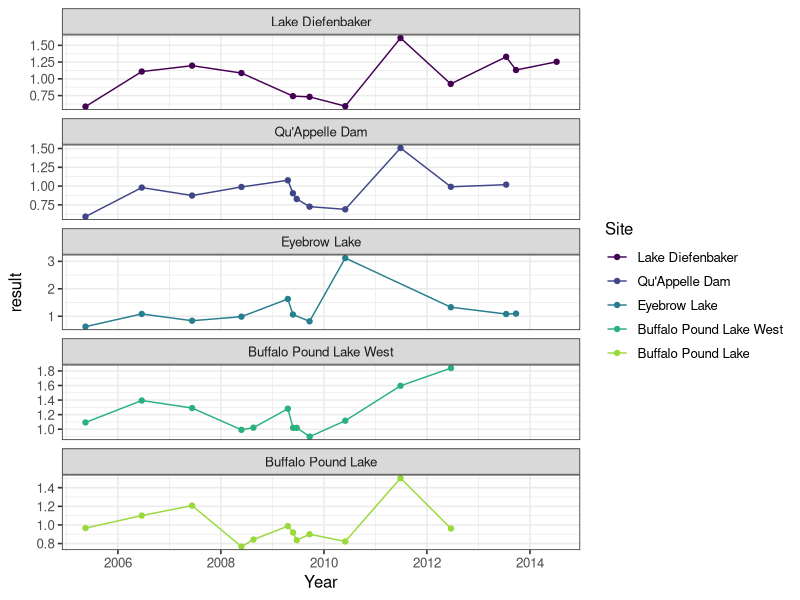
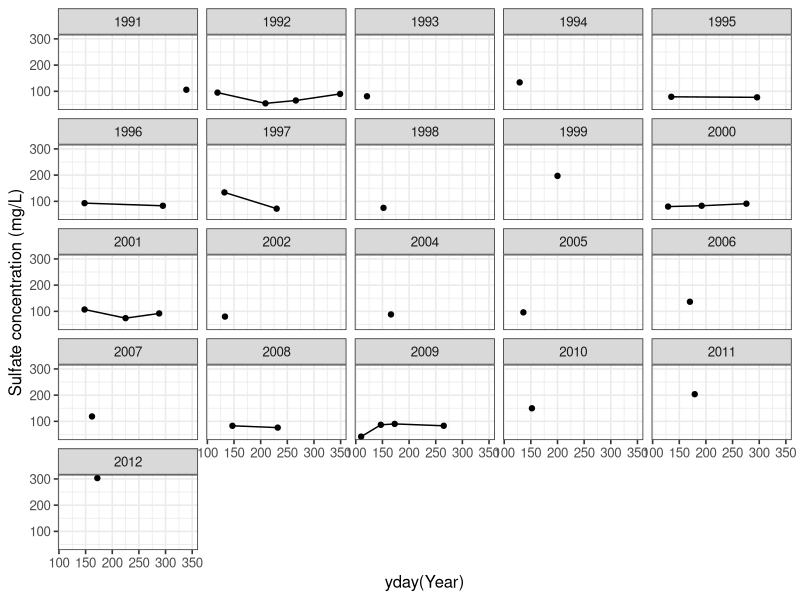
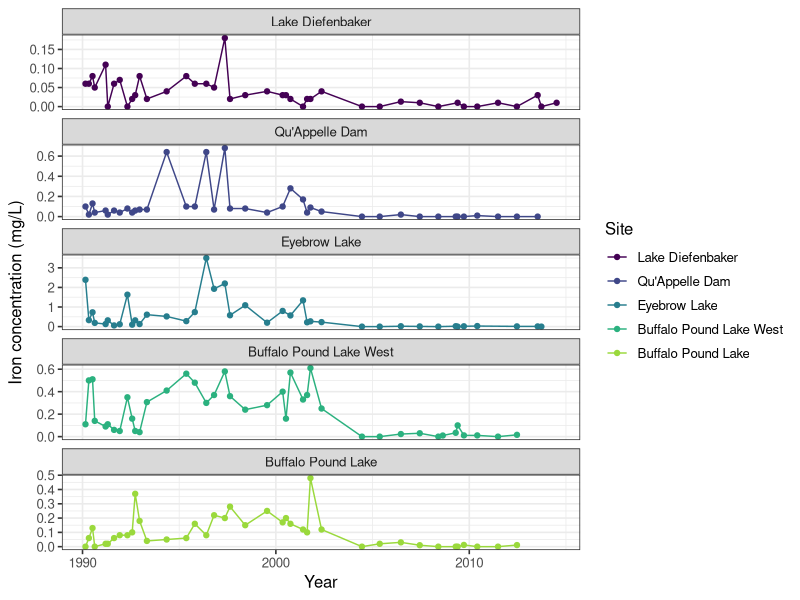
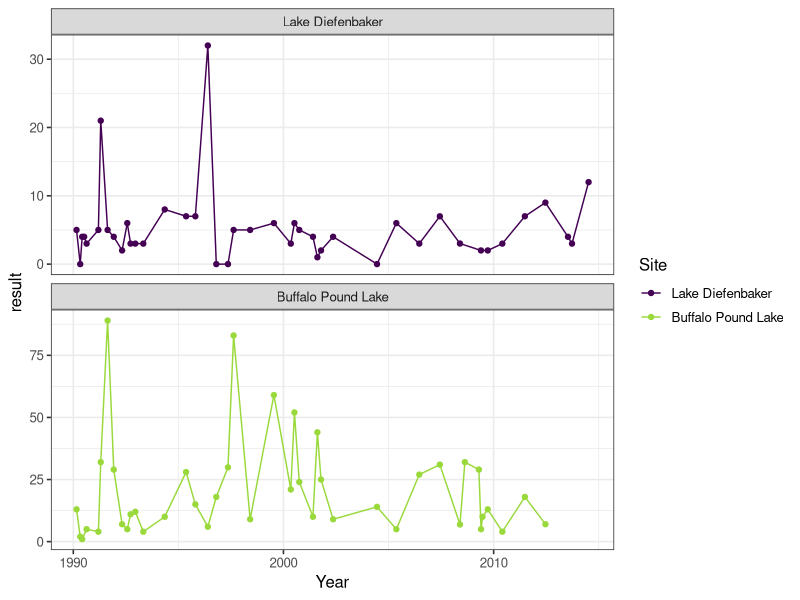
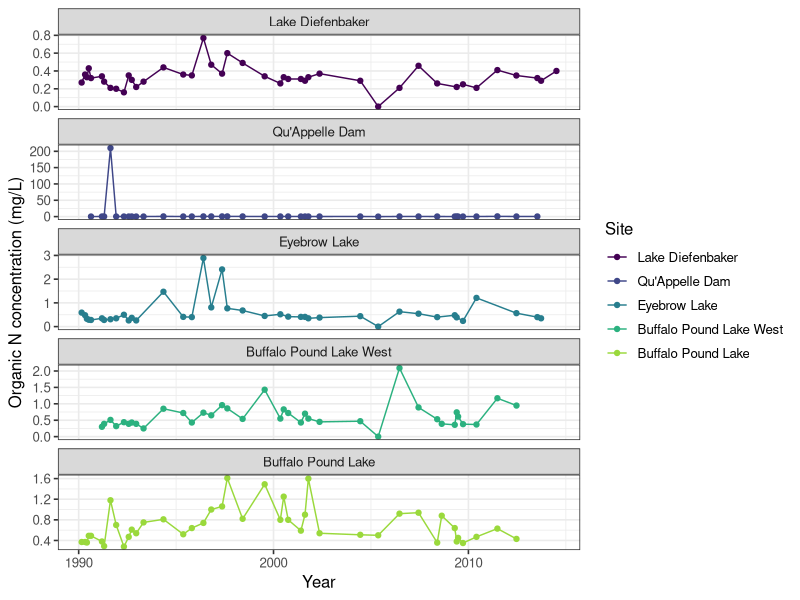
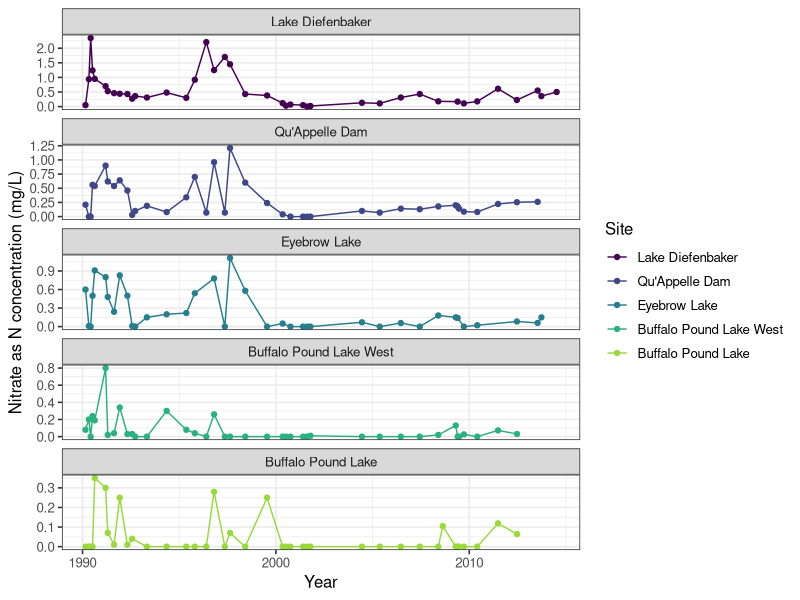

R code for these plots, in order: (Note: this script raises an error after producing the figures.)
library(dplyr)
library(tidyr)
library(readr)
library(ggplot2)
library(ggthemes)
library(lubridate)

### Colin Slack note Wed March 16 2022: 
### I worked through the mass balance…and got to the grand conclusion of
### inconclusive. See my additions at the bottom of script Anthony — I
### approached it somewhat differently than you, in that I tried to isolate Year
### over Year changes.. What this points me to is that we need to include Dief
### flux (which will be much higher than I expected, with concentrations
### hovering around 60 mg L–1), and even then, the uncertainty around sulfate
### concentrations in the catchment (and flows) might prove problematic. I can
### chip away again at this another day and see if I can shed more light on
### things.

theme_set(theme_bw(base_size = 12))
SO4_lab <- expression(paste("SO"[4]*" concentration (mg L"^-1*")")) 
options(scipen = 3)

bp_sulfate_raw <- read_csv("./R_mass-balance/data/sulphate.csv")
sf_daily_raw <- read_csv("./R_mass-balance/data/station-flow-daily.csv")
dief_eyebrow_bp_raw <- read_csv("./R_mass-balance/data/dief-eyebrow-bp.csv")

# Calculate annual values
sf_daily <- sf_daily_raw %>% 
  filter(Year %in% c(1990:2019)) %>% 
  select(Year, date_ymd, SK05JG004_combined_cms, SK05JG006_cms, SK05JG013_cms, RC_IC_cms) %>% 
  rename(BP = SK05JG004_combined_cms,
         Dief = SK05JG006_cms,
         Ridge = SK05JG013_cms,
         Ridge_Iskwao = RC_IC_cms)

# Annual station flows
sf_annual <- sf_daily %>% 
  group_by(Year) %>% 
  summarise_at(vars(BP:Ridge_Iskwao), mean, na.rm = TRUE)

# Annual BP sulfate concentrations
bp_sulfate_annual <- bp_sulfate_raw %>% 
  group_by(Year = year) %>% 
  summarise(bp_SO4_mg.L = mean(result, na.rm = TRUE))

# Annual Dief sulfate concentrations
dief_sulfate_annual <- dief_eyebrow_bp_raw %>% 
  mutate(Year = year(date_ymd)) %>% 
  filter(site == "Lake Diefenbaker", parameter == "Sulphate", Year >= 1990) %>% 
  pivot_wider(-site, names_from = parameter, values_from = result) %>% 
  group_by(Year) %>% 
  summarise(dief_SO4_mg.L = mean(Sulphate, na.rm = TRUE))

# Get summary stats for 
# "Sulphate", "Iron", "Total-P", "Ortho-P", "UV 254", "D.O.C.", 
# "Chlorophyll \"A\"", "Ammonia-N", "Organic-N", "Nitrate as N"
library(rstatix)
deb <- subset(dief_eyebrow_bp_raw, parameter %in% 
                c("Sulphate", "Iron", "Total-P", "Ortho-P", "UV 254", "D.O.C.",
                  "Chlorophyll \"A\"", "Ammonia-N", "Organic-N", "Nitrate as N") &
                !is.na(result) & date_ymd >= "1990-01-01")
site_ord <- c("Lake Diefenbaker", "Qu'Appelle Dam", "Eyebrow Lake", 
              "Buffalo Pound Lake West", "Buffalo Pound Lake")
deb <- deb %>% mutate(site = forcats::fct_relevel(site, site_ord)) %>% 
  rename(Site = site, Year = date_ymd)

debDOC <- subset(deb, parameter == "D.O.C.")
debDOC %>% group_by(Site) %>% get_summary_stats(result, type = 'five_number')
# Site                    variable       n   min   max    q1 median    q3
# <chr>                     <chr>    <dbl> <dbl> <dbl> <dbl>  <dbl> <dbl>
# 1 Buffalo Pound Lake      result      43  1.2  11.2   4.6    5.6   7.02
# 2 Buffalo Pound Lake West result      43  3.5  10.6   4.46   5.3   6.05
# 3 Eyebrow Lake            result      41  3    29.2   3.8    4.43  4.9 
# 4 Lake Diefenbaker        result      43  2.54  6.08  3.6    4.3   4.65
# 5 Qu'Appelle Dam          result      42  2.85  8.1   3.44   4.05  4.6 
p_DOC <- ggplot(debDOC, aes(Year, result, col = Site)) +
  geom_point() + geom_line() + facet_wrap(~ Site, scales = "free_y", ncol = 1) +
  scale_color_viridis_d(end = 0.85) + 
  ylim(c(0, NA)) +
  labs(y = "DOC concentration (mg/L)")

debUV254 <- subset(deb, parameter == "UV 254")
debUV254 %>% group_by(Site) %>% get_summary_stats(result, type = 'five_number')
# Site                    variable       n   min   max    q1 median    q3
# <chr>                    <chr>    <dbl> <dbl> <dbl> <dbl>  <dbl> <dbl>
# 1 Buffalo Pound Lake      result      12 0.767  1.50 0.841  0.94  1.02 
# 2 Buffalo Pound Lake West result      12 0.898  1.84 1.02   1.10  1.32 
# 3 Eyebrow Lake            result      11 0.624  3.12 0.912  1.08  1.21 
# 4 Lake Diefenbaker        result      12 0.586  1.61 0.739  1.10  1.21 
# 5 Qu'Appelle Dam          result      12 0.594  1.51 0.803  0.942 0.998
ggplot(debUV254, aes(Year, result, col = Site)) +
  geom_point() + geom_line() + facet_wrap(~ Site, scales = "free_y", ncol = 1) +
  scale_color_viridis_d(end = 0.85)

debSUVA <- deb %>% 
  filter(parameter %in% c("D.O.C.", "UV 254")) %>% 
  select(-c(unit)) %>% 
  pivot_wider(id_cols = c(Site, Year),
              names_from = parameter,
              values_from = result) %>% 
  filter(!is.na(`UV 254`)) %>% 
  mutate(SUVA = `UV 254` / `D.O.C.` * 10)
debSUVA %>% group_by(Site) %>% get_summary_stats(SUVA, type = 'five_number')
# Site                    variable       n   min   max    q1 median    q3
# <fct>                    <chr>    <dbl> <dbl> <dbl> <dbl>  <dbl> <dbl>
# 1 Lake Diefenbaker        SUVA        12  2.06  2.93  2.36   2.58  2.67
# 2 Eyebrow Lake            SUVA        11  1.92  2.91  2.17   2.28  2.47
# 3 Qu'Appelle Dam          SUVA        12  1.99  2.83  2.26   2.41  2.52
# 4 Buffalo Pound Lake West SUVA        12  1.91  2.33  2.04   2.10  2.25
# 5 Buffalo Pound Lake      SUVA        12  1.54  2.32  1.71   1.79  1.88
p_SUVA <- ggplot(debSUVA, aes(Year, SUVA, col = Site)) +
  geom_point() + geom_line() + facet_wrap(~ Site, ncol = 1) +
  scale_color_viridis_d(end = 0.85) + 
  labs(y = "SUVA (L/mg m)")

debSO4 <- subset(deb, parameter == "Sulphate")
debSO4 %>% group_by(Site) %>% get_summary_stats(result, type = 'five_number')
# Site                    variable       n   min    max    q1 median    q3
# <chr>                      <chr>   <dbl> <dbl>  <dbl> <dbl>  <dbl> <dbl>
# 1 Lake Diefenbaker        result      43  34     88.6  48.5   58    66.4
# 2 Eyebrow Lake            result      41  43   1305    56     69    90.6
# 3 Qu'Appelle Dam          result      34  46    147    56.5   64.4  70.6
# 4 Buffalo Pound Lake West result      35  41.7  303.   79.5   88.2 106. 
# 5 Buffalo Pound Lake      result      43  41    155.   83.8   95   110. 
p_SO4 <- ggplot(debSO4, aes(Year, result, col = Site)) +
  geom_point() + geom_line() + facet_wrap(~ Site, scales = "free_y", ncol = 1) +
  scale_color_viridis_d(end = 0.85) + 
  labs(y = "Sulfate concentration (mg/L)")

ggplot(debSO4 %>% filter(Site == "Buffalo Pound Lake West"), aes(yday(Year), result)) +
  geom_point() + geom_line() + facet_wrap(~ year(Year)) +
  labs(y = "Sulfate concentration (mg/L)")

debIron <- subset(deb, parameter == "Iron")
debIron %>% group_by(Site) %>% get_summary_stats(result, type = 'five_number')
# Site                    variable       n   min   max    q1 median    q3
# <chr>                      <chr>   <dbl> <dbl> <dbl> <dbl>  <dbl> <dbl>
# 1 Lake Diefenbaker        result      42     0  0.18 0.01   0.025 0.057
# 2 Eyebrow Lake            result      40     0  3.5  0.02   0.225 0.64 
# 3 Qu'Appelle Dam          result      40     0  0.68 0.007  0.055 0.092
# 4 Buffalo Pound Lake West result      41     0  0.61 0.034  0.16  0.37 
# 5 Buffalo Pound Lake      result      40     0  0.48 0.012  0.07  0.16 
ggplot(debIron, aes(Year, result, col = Site)) +
  geom_point() + geom_line() + facet_wrap(~ Site, scales = "free_y", ncol = 1) +
  scale_color_viridis_d(end = 0.85) + 
  labs(y = "Iron concentration (mg/L)")

debTP <- subset(deb, parameter == "Total-P")
debTP %>% group_by(Site) %>% get_summary_stats(result, type = 'five_number')
# Site                    variable       n   min   max    q1 median    q3
# <chr>                    <chr>    <dbl> <dbl> <dbl> <dbl>  <dbl> <dbl>
# 1 Lake Diefenbaker        result      43   0     59   10     14.0  25.1
# 2 Eyebrow Lake            result      40   1.5  380   35     57    98.5
# 3 Qu'Appelle Dam          result      41   0    152   13     19    25  
# 4 Buffalo Pound Lake West result      43  15    172.  46.5   69    90  
# 5 Buffalo Pound Lake      result      43   4    208   39     62    79.9
p_TP <- ggplot(debTP, aes(Year, result, col = Site)) +
  geom_point() + geom_line() + facet_wrap(~ Site, scales = "free_y", ncol = 1) +
  scale_color_viridis_d(end = 0.85) + 
  labs(y = "TP concentration (µg/L)")

debSRP <- subset(deb, parameter == "Ortho-P")
debSRP %>% group_by(Site) %>% get_summary_stats(result, type = 'five_number')
# Site                    variable       n   min   max    q1 median    q3
# <chr>                     <chr>    <dbl> <dbl> <dbl> <dbl>  <dbl> <dbl>
# 1 Lake Diefenbaker        result      43     0    28     0    1     3  
# 2 Eyebrow Lake            result      39     0    38     0    3     8  
# 3 Qu'Appelle Dam          result      41     0    63     0    0     3  
# 4 Buffalo Pound Lake West result      43     0    34     2    7    12.5
# 5 Buffalo Pound Lake      result      42     0    90     3    6.5  13 
p_SRP <- ggplot(debSRP, aes(Year, result, col = Site)) +
  geom_point() + geom_line() + facet_wrap(~ Site, scales = "free_y", ncol = 1) +
  scale_color_viridis_d(end = 0.85) +
  labs(y = "SRP concentration (µg/L)")

debChla <- subset(deb, parameter == "Chlorophyll \"A\"" &
                    !Site == "Buffalo Pound Lake West")
debChla %>% group_by(Site) %>% get_summary_stats(result, type = 'five_number')
# Site                    variable       n   min   max    q1 median    q3
# <chr>                     <chr>    <dbl> <dbl> <dbl> <dbl>  <dbl> <dbl>
# 1 Lake Diefenbaker        result      43     0    32  3         4   6  
# 3 Buffalo Pound Lake      result      42     1    89  6.92     13  28.8
ggplot(debChla, aes(Year, result, col = Site)) +
  geom_point() + geom_line() + facet_wrap(~ Site, scales = "free_y", ncol = 1) +
  scale_color_viridis_d(end = 0.85)

debOrgN <- subset(deb, parameter == "Organic-N")
debOrgN %>% group_by(Site) %>% get_summary_stats(result, type = 'five_number')
# Site                    variable       n   min   max    q1 median    q3
# <chr>                     <chr>    <dbl> <dbl> <dbl> <dbl>  <dbl> <dbl>
# 1 Lake Diefenbaker        result      43  0      0.77 0.265  0.32  0.365
# 2 Eyebrow Lake            result      40  0      2.89 0.35   0.41  0.55 
# 3 Qu'Appelle Dam          result      38  0    210    0.28   0.354 0.43 
# 4 Buffalo Pound Lake West result      38  0      2.09 0.39   0.535 0.737
# 5 Buffalo Pound Lake      result      43  0.28   1.61 0.46   0.61  0.85 
ggplot(debOrgN, aes(Year, result, col = Site)) +
  geom_point() + geom_line() + facet_wrap(~ Site, scales = "free_y", ncol = 1) +
  scale_color_viridis_d(end = 0.85) + 
  labs(y = "Organic N concentration (mg/L)")

debNH3 <- subset(deb, parameter == "Ammonia-N")
debNH3 %>% group_by(Site) %>% get_summary_stats(result, type = 'five_number')
# Site                    variable       n   min   max    q1 median    q3
# <chr>                     <chr>    <dbl> <dbl> <dbl> <dbl>  <dbl> <dbl>
# 1 Lake Diefenbaker        result      43     0  0.14     0  0.014 0.06 
# 2 Eyebrow Lake            result      39     0  0.2      0  0.02  0.055
# 3 Qu'Appelle Dam          result      13     0  0.15     0  0.01  0.02 
# 4 Buffalo Pound Lake West result      14     0  0.15     0  0.014 0.03 
# 5 Buffalo Pound Lake      result      43     0  0.24     0  0.04  0.07 
p_NH3 <- ggplot(debNH3, aes(Year, result, col = Site)) +
  geom_point() + geom_line() + facet_wrap(~ Site, scales = "free_y", ncol = 1) +
  scale_color_viridis_d(end = 0.85) + 
  labs(y = "Ammonia–N concentration (mg/L)")
  
debNO3 <- subset(deb, parameter == "Nitrate as N")
debNO3 %>% group_by(Site) %>% get_summary_stats(result, type = 'five_number')
# Site                    variable       n   min   max    q1 median    q3
# <chr>                     <chr>    <dbl> <dbl> <dbl> <dbl>  <dbl> <dbl>
# 1 Lake Diefenbaker        result      41     0  2.35  0.17  0.38  0.611
# 2 Eyebrow Lake            result      38     0  1.11  0     0.112 0.495
# 3 Qu'Appelle Dam          result      40     0  1.21  0.07  0.18  0.48 
# 4 Buffalo Pound Lake West result      40     0  0.8   0     0.005 0.075
# 5 Buffalo Pound Lake      result      40     0  0.35  0     0     0.046
ggplot(debNO3, aes(Year, result, col = Site)) +
  geom_point() + geom_line() + facet_wrap(~ Site, scales = "free_y", ncol = 1) +
  scale_color_viridis_d(end = 0.85) + 
  labs(y = "Nitrate as N concentration (mg/L)")

(p_DOC + p_SO4 + p_TP + p_NH3) + patchwork::plot_layout(guides = "collect", ncol = 4) & theme(legend.position = "bottom")

# Values for calculations -------------------------------------------------

### 2010
flows2010 <- sf_annual %>% filter(Year == 2010) %>% 
  rename(bp_flow_cms = BP,
         dief_flow_cms = Dief,
         ridge_flow_cms = Ridge,
         ridge_iskwao_flow_cms = Ridge_Iskwao)

sulfate2010 <- bp_sulfate_annual %>% 
  filter(Year == 2010) %>% 
  right_join(., (dief_sulfate_annual %>% filter(Year == 2010))) %>% 
  mutate(pond_SO4_mg.L = 164,     # median SO4 value from PW wetland survey
         pond_ri_SO4_mg.L = 1094) # median SO4 value from predicted Ridge Creek wetland conc. 

v2010 <- full_join(flows2010, sulfate2010) %>% mutate(bp_V_L = 9e+10)

### 2011
flows2011 <- sf_annual %>% filter(Year == 2011) %>% 
  rename(bp_flow_cms = BP,
         dief_flow_cms = Dief,
         ridge_flow_cms = Ridge,
         ridge_iskwao_flow_cms = Ridge_Iskwao)

sulfate2011 <- bp_sulfate_annual %>% 
  filter(Year == 2011) %>% 
  right_join(., (dief_sulfate_annual %>% filter(Year == 2011))) %>% 
  mutate(pond_SO4_mg.L = 164,     # median SO4 value from PW wetland survey
         pond_ri_SO4_mg.L = 1094) # median SO4 value from predicted Ridge Creek wetland conc. 

v2011 <- full_join(flows2011, sulfate2011) %>% mutate(bp_V_L = 9e+10)


# Plots -------------------------------------------------------------------

# Plot annual station flows
sf_annual %>% 
  pivot_longer(!Year, names_to = "station", values_to = "flow") %>% 
  ggplot(aes(Year, flow, col = station)) + 
  geom_line(size = 1) +
  scale_color_colorblind() +
  theme(legend.position = "bottom") +
  labs(y = "Flow (cm/s)")

# Plot annual BP sulfate concentrations
bp_sulfate_annual %>% 
  ggplot(aes(Year, bp_SO4_mg.L)) + 
  geom_line(col = "steelblue", size = 1) +
  geom_point(col = "white", size = 2.5) +
  geom_point(col = "steelblue", size = 1.75) +
  theme_bw(base_size = 16) +
  labs(y = SO4_lab,
       subtitle = "Buffalo Pound Lake sulfate concentration (1990–2019)")

# Plot annual Dief sulfate concentrations
dief_sulfate_annual %>% 
  ggplot(aes(Year, dief_SO4_mg.L)) + 
  geom_line(col = "black", size = 1) +
  geom_point(col = "white", size = 2.5) +
  geom_point(col = "black", size = 1.75) +
  theme_bw(base_size = 16) +
  labs(x = "Year", y = SO4_lab,
       subtitle = "Diefenbaker Lake sulfate concentration (1990–2019)")

# Plot annual BP and Dief sulfate concentrations
bp_sulfate_annual %>% 
  ggplot(aes(Year, bp_SO4_mg.L)) + 
  geom_line(col = "steelblue", size = 1) +
  geom_point(col = "white", size = 2.5) +
  geom_point(col = "steelblue", size = 1.75) +
  geom_line(data = dief_sulfate_annual, aes(Year, dief_SO4_mg.L), col = "black", size = 1) +
  geom_point(data = dief_sulfate_annual, aes(Year, dief_SO4_mg.L), col = "white", size = 2.5) +
  geom_point(data = dief_sulfate_annual, aes(Year, dief_SO4_mg.L), col = "black", size = 1.75) +
  theme_bw(base_size = 16) +
  ylim(c(0, 300)) +
  labs(y = SO4_lab,
       subtitle = "Buffalo Pound Lake and Lake Diefenbaker\nsulfate concentrations (1990–2019)")

# Calculations ------------------------------------------------------------

# PW Wetland sulfate ---------------------------------------------------------

##CJW additions

# Wetland sulfate concentrations from PW survey:
# Min.   :    6.985
# 1st Qu.:   26.244
# Median :  163.912
# Mean   :  519.483 
# 3rd Qu.:  620.246
# Max.   : 5501.210


##high change Year
# AB: Take flow and SO4 values from 2010. Scale the Ridge Creek + Iskwao Creek 
#     flow to the effective area of Buffalo Pound Lake, and assume the inflow to
#     Buffalo Pound Lake is equal to its outflow. Multiply to get annual values
#     in L/yr (i.e. V-bp.in = V-bp.out)
Inflow_ri2010_L <- v2010$ridge_iskwao_flow_cms * 60 * 60 * 24 * 365*1000 # L/yr (scale to effective area)
Outflow_BP2010_L <- v2010$bp_flow_cms * 60 * 60 * 24 * 365*1000*0.95 # L/yr (assume evaporative loss)
#
# 2010 is a high change change Year. 
# The inflow from Ridge Creek and Iskwao Creek scaled to the effective area of
# Buffalo Pound Lake is 15,627,962,724 L/yr (1.6e10 L/yr).
# The outflow from Buffalo Pound Lake (assuming 5% evaporative loss) is
# 114,854,943,729 L/yr (1.1e11 L/yr).

# Sulfate concentration change between end-of-Year 2009 and end-of-Year 2010 
# C-bp in mg/L
C_change2010.mgL <- 177-97 #2010 Year end minus 2009 Year end = 80 mg/L

# Sulfate mass change between 2009 and 2010
# M-bp = C-bp * V-bp --- units: kg = kg/L * L
M_change2010.kg <- C_change2010.mgL*v2010$bp_V_L/10^6 # = 7,200,000 kg (7.2e06 kg)

# Sulfate mass exported out of Buffalo Pound Lake in 2010 
# M-export = C-bp * V-bp.out 
M_export2010.kg <- v2010$bp_SO4_mg.L/10^6*Outflow_BP2010_L # = 13,480,142 kg (1.3e07 kg)

# Sulfate mass input from catchment (i.e., wetlands) introduced to system via
# Ridge and Iskwao Creeks in 2010
# M-catchment = C-catchment * V-ri
M_catchmentinput2010.kg <-  v2010$pond_SO4_mg.L*Inflow_ri2010_L/10^6 # = 2,562,986 kg (2.6e06 kg)

# M-fraction = (M-catchment — M-export) / M-bp
t_frac <- (M_catchmentinput2010.kg-M_export2010.kg)/M_change2010.kg ##predicted change from RI inflow as a fraction of observed change during 2010
t_frac_scaled <- (M_catchmentinput2010.kg*3.7-M_export2010.kg)/M_change2010.kg
# t_frac = -1.516272
# t_fract_scaled = -0.555152

###low change Year (2011)
Inflow_ri2011_L <- v2011$ridge_iskwao_flow_cms * 60 * 60 * 24 * 365*1000 # L/yr (scale to effective area)
Outflow_BP2011_L <- v2011$bp_flow_cms * 60 * 60 * 24 * 365*1000*0.95 # L/yr (assume evaporative loss)

C_change2011.mgL <- 213-181 #2011 Year end minus 2010 Year end
M_change2011.kg <- C_change2011.mgL*v2011$bp_V_L/10^6
M_export2011.kg <- v2011$bp_SO4_mg.L/10^6*Outflow_BP2011_L
M_catchmentinput2011.kg <-  v2011$pond_SO4_mg.L*Inflow_ri2011_L/10^6
t_frac_2011 <- (M_catchmentinput2011.kg-M_export2011.kg)/M_change2011.kg ##predicted change from RI inflow as a fraction of observed change during 2010
t_frac_2011_scaled <- (M_catchmentinput2011.kg*3.7-M_export2011.kg)/M_change2011.kg
# t_frac_2011 = -4.608044
# t_frac_2011_scaled = -0.8356989


# Deifenbaker sulfate -----------------------------------------------------

##high change Year (2010)
Inflow_dief2010_L <- v2010$dief_flow_cms * 60 * 60 * 24 * 365*1000 # L/yr (scale to effective area)
Outflow_BP2010_L <- v2010$bp_flow_cms * 60 * 60 * 24 * 365*1000*0.95 # L/yr (assume evaporative loss)
C_change2010.mgL <- 177-97 #2010 Year end minus 2009 Year end = 80 mg/L
M_change2010.kg <- C_change2010.mgL*v2010$bp_V_L/10^6 # = 7,200,000 kg (7.2e06 kg)
M_export2010.kg <- v2010$bp_SO4_mg.L/10^6*Outflow_BP2010_L # = 13,480,142 kg (1.3e07 kg)

# L Dief mean sulfate concentration between 2009 and 2010
C_dief_mgL <- as.numeric((dief_sulfate_annual %>% filter(Year %in% c(2009:2010)) %>% summarise(so4_mean = mean(dief_SO4_mg.L)))) # 70.5 mg/L
M_diefinput2010.kg <-  C_dief_mgL*Inflow_dief2010_L/10^6 # = 6,324,110 kg (6.3e06 kg)

t_frac_dief <- (M_diefinput2010.kg-M_export2010.kg)/M_change2010.kg ##predicted change from L Dief inflow as a fraction of observed change during 2010
t_frac_scaled_dief <- (M_diefinput2010.kg*3.7-M_export2010.kg)/M_change2010.kg
# t_frac = -0.9938934
# t_fract_scaled = 1.377648


# Ridge Creek predicted wetland sulfate -----------------------------------

Inflow_ri2010_L <- v2010$ridge_iskwao_flow_cms * 60 * 60 * 24 * 365*1000 # L/yr (scale to effective area)
Outflow_BP2010_L <- v2010$bp_flow_cms * 60 * 60 * 24 * 365*1000*0.95 # L/yr (assume evaporative loss)

C_change2010.mgL <- C_change2010.mgL <- 177-97 #2010 Year end minus 2009 Year end = 80 mg/L
M_change2010.kg <- C_change2010.mgL*v2010$bp_V_L/10^6
M_export2010.kg <- v2010$bp_SO4_mg.L/10^6*Outflow_BP2010_L
M_rc_pred_input2010.kg <-  v2010$pond_ri_SO4_mg.L*Inflow_ri2010_L/10^6
t_frac_rcpred_2010 <- (M_rc_pred_input2010.kg-M_export2010.kg)/M_change2010.kg ##predicted change from RI inflow as a fraction of observed change during 2010
t_frac_rcpred_2010_scaled <- (M_rc_pred_input2010.kg*3.7-M_export2010.kg)/M_change2010.kg
# t_frac_rcpred_2010 = 0.5023402
# t_frac_rcpred_2010_scaled = 6.913712

# Combined sulfate inputs  -----------------------------------------------

# Is our last step then to combine sulfate inputs? Or just Dief + Ridge predicted? Or other?

M_diefinput2010.kg # Dief SO4 input
M_catchmentinput2010.kg # PW survey SO4 input
M_rc_pred_input2010.kg # Ridge predicted SO4 input based on PW survey
M_export2010.kg # SO4 mass export from BP
M_change2010.kg # SO4 conc change in BP b/w 2009 and 2010

t_frac_combined_all <- (((M_diefinput2010.kg+M_catchmentinput2010.kg+M_rc_pred_input2010.kg)-M_export2010.kg)/M_change2010.kg)
t_frac_combined_all_scaled <- (((M_diefinput2010.kg+M_catchmentinput2010.kg+M_rc_pred_input2010.kg)*3.7-M_export2010.kg)/M_change2010.kg)
# t_frac_combined_all = 1.736659
# t_frac_combined_all_scaled = 11.48069

t_frac_dief_rcpred <- (((M_diefinput2010.kg+M_rc_pred_input2010.kg)-M_export2010.kg)/M_change2010.kg)
t_frac_dief_rcpred_scaled <- ((((M_diefinput2010.kg+M_rc_pred_input2010.kg)*3.7)-M_export2010.kg)/M_change2010.kg)
# t_frac_dief_rcpred = 1.380689
# t_frac_dief_rcpred_scaled = 10.1636